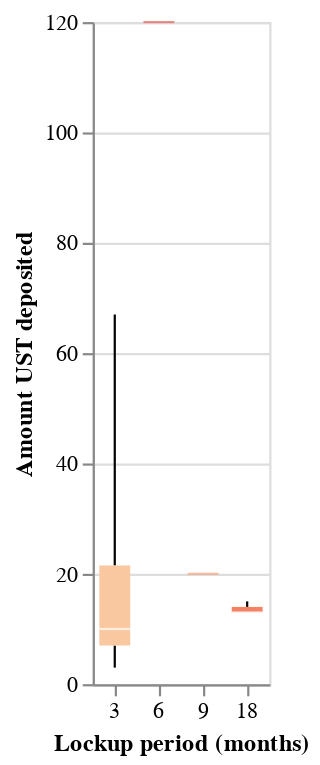

Notebook cell for this chart:
### Code cell
alt.Chart(user_stats_df.rename(columns={'duration':'Lockup period (months)','amount':'Amount UST deposited'})).mark_boxplot(extent='min-max').encode(
    x=alt.X(field="Lockup period (months)", type="nominal", axis=alt.Axis(labelAngle=0),
                                    sort=[3,6,9,12,15,18]),
    y='Amount UST deposited:Q',
    color=alt.Color(field="Lockup period (months)", type="nominal",
                                    sort=['3 months','6 months',
                                          '9 months','12 months',
                                          '15 months','18 months'],
                                    scale=alt.Scale(scheme='lightorange'),
                                    legend=None),
    tooltip=['Lockup period (months)','Amount UST deposited']
)

### Figure 1 — Vega-Lite specification as saved in the notebook (floating-point values rounded to 4 significant figures)
{"config": {"view": {"continuousWidth": 400, "continuousHeight": 300}}, "data": {"name": "data-4acccdd1a8e431c765766a0b2d3bee2b"}, "mark": {"type": "boxplot", "extent": "min-max"}, "encoding": {"color": {"field": "Lockup period (months)", "legend": null, "scale": {"scheme": "lightorange"}, "sort": ["3 months", "6 months", "9 months", "12 months", "15 months", "18 months"], "type": "nominal"}, "tooltip": [{"field": "Lockup period (months)", "type": "quantitative"}, {"field": "Amount UST deposited", "type": "quantitative"}], "x": {"axis": {"labelAngle": 0}, "field": "Lockup period (months)", "sort": [3, 6, 9, 12, 15, 18], "type": "nominal"}, "y": {"field": "Amount UST deposited", "type": "quantitative"}}, "$schema": "https://vega.github.io/schema/vega-lite/v4.17.0.json", "datasets": {"data-4acccdd1a8e431c765766a0b2d3bee2b": [{"sender": "user1_1", "Lockup period (months)": 3, "Amount UST deposited": 10, "dur_amount": 30}, {"sender": "user1_2", "Lockup period (months)": 3, "Amount UST deposited": 3, "dur_amount": 9}, {"sender": "user1_3", "Lockup period (months)": 3, "Amount UST deposited": 4, "dur_amount": 12}, {"sender": "user1_4", "Lockup period (months)": 3, "Amount UST deposited": 67, "dur_amount": 201}, {"sender": "user1_5", "Lockup period (months)": 3, "Amount UST deposited": 33, "dur_amount": 99}, {"sender": "user1", "Lockup period (months)": 9, "Amount UST deposited": 20, "dur_amount": 180}, {"sender": "user1", "Lockup period (months)": 18, "Amount UST deposited": 15, "dur_amount": 270}, {"sender": "user2", "Lockup period (months)": 3, "Amount UST deposited": 10, "dur_amount": 30}, {"sender": "user2", "Lockup period (months)": 6, "Amount UST deposited": 120, "dur_amount": 720}, {"sender": "user2", "Lockup period (months)": 18, "Amount UST deposited": 13, "dur_amount": 234}, {"sender": "user2", "Lockup period (months)": 3, "Amount UST deposited": 10, "dur_amount": 30}, {"sender": "user3", "Lockup period (months)": 6, "Amount UST deposited": 120, "dur_amount": 720}, {"sender": "user3", "Lockup period (months)": 18, "Amount UST deposited": 13, "dur_amount": 234}]}}
